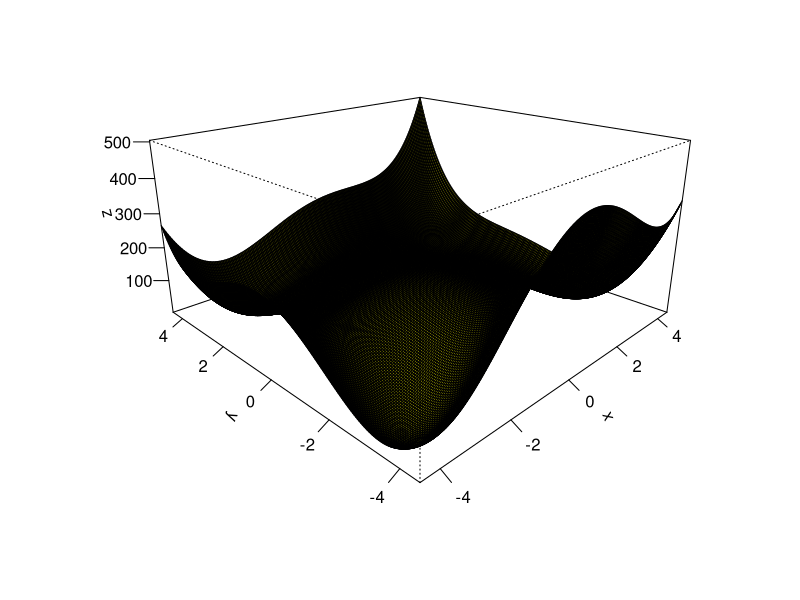
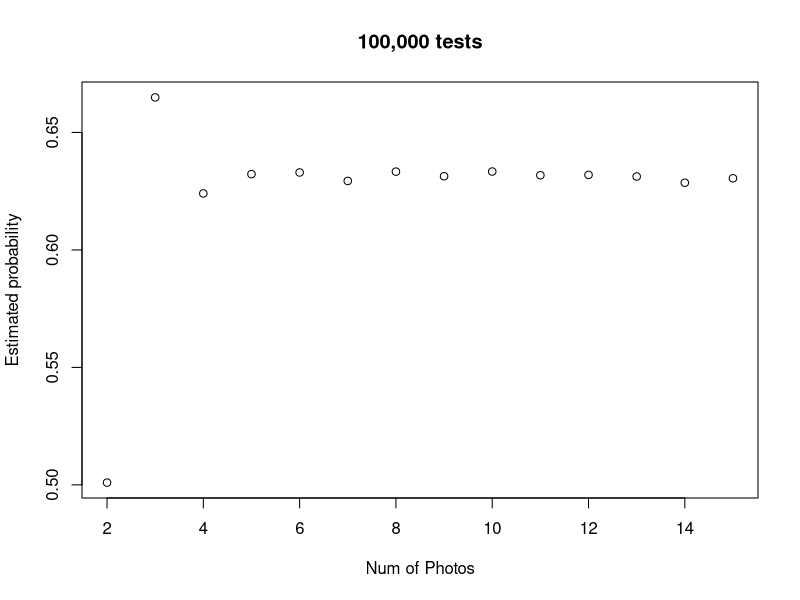

Reproduce these figures in R, in order. (Note: this script raises an error after producing the figures.)
####################Question 1############################
#Question 1
#Defining the Matrix
A<-matrix(c(3,-1,0,-1,0,-1,3,-1,3,-1,0,-1,3,1,0,-1,3,1,5,-1,0,-1,0,-1,1), nrow=5)

#defining function
choleskyDecompTrans <- function(m) {
  cRows <- nrow(m)
  cCols <- ncol(m)
  
  L = diag(0, cRows)
  
  for(i in 1:cRows) {
    
    for(k in 1:i) {
      
      sum <- 0
      
      for(j in 1:k)
        sum <- sum + L[j, i] * L[j, k]
      #if not diagonal 
      if(i == k)
        L[k, i] <- sqrt(m[i, i] - sum)
      #if diagonal
      if(k == k)
        L[k, i] <- (m[k, i] - sum) / L[k, k]
    }
  }
  return(t(L))
}

#Runs the function
choleskyDecompTrans(A)

####################Question 2############################
#Question 2 
#Singular value Decompostion
#the creation of matrix
Q2Matrix <- matrix(c(1,1,1,1,2,0,0,0),nrow = 4)
#Displaying original matrix
Q2Matrix
#using the svd function to show the singular values
sv <-svd(Q2Matrix)
#Displaying Singular values
sv
####################Question 3############################
#Question 3
####################Question 4############################
#Question 4
####################Question 5#############################
#Question 5
#Function plot - Plot the formula below
Question5F<-function(x,y,a,b) (x^2+y-11)^2+(x+y^2-7)^2
#defining the x,y and z of the measurements
x<-seq(-4.5,4.5,length.out = 200)
y<-seq(-4.5,4.5,length.out = 200)
z<-outer(x,y,Question5F,a=1,b=100)

#plotting the graph 
persp(x,y,z,theta =-45,phi=20,expand=0.5,col="yellow",shade =1,ticktype ="detailed",xlab ="x",ylab ="y",zlab="z")

#Writing the function so x,y is a vector
Question5FV<-function(vec) (vec[1]^2+vec[2]-11)^2+(vec[1]+vec[2]^2-7)^2


###################Finding the minimums###########################
#Minimum can be found based on value being 0 or so close to 0
#Based on plot there seems to be 4 dips representing each minimum is extracted here
#From plot minimum seems to be near x=-4,y=-4.
minimum1<- optim(c(-4,-4),Question5FV)$par
minimum1

#From plot minimum seems to be near x = 4, y= -3.5
minimum2 <- optim(c(4,-3.5),Question5FV)$par
minimum2

#From plot minimum seems to be near x = -3.5, y = 3.5
minimum3 <- optim(c(-3.5, 3.5),Question5FV)$par
minimum3

#From plot minimum seems to be near x = 3.5, y = 3.5
minimum4 <- optim(c(3.5,3.5),Question5FV,hessian = TRUE)$par
minimum4

####################Finding the Maximum points#####################
maximum1 <- optim(c(0,0),control=list(fnscale=-1),Question5FV)$par
maximum1

###################finding the saddle points######################
#Lets define the partial derivatives by plugging vec[1] and vec[2] instead of x and y
fx <- function(x,y,h=0.001){
  (Question5F(x+h,y) - Question5F(x,y))/h
}
fy <- function(x,y,h=0.001){
  (Question5F(x,y+h)-Question5F(x,y))/h
}


fxb <- function(vec){
  fx(vec[1],vec[2])
}
fyb <- function(vec){
  fy(vec[1],vec[2])
}

#call sumssq the function of the vector vec made of the sum of the squares
#of the two parial derivatives
sumssq <- function(vec){
  fxb(vec)^2+fyb(vec)^2
}

#Now we can find the coordinates of the saddle points through "optim".
#We do exactly the same thing for all three points, just changing the guess of their location. 
#according to the graph. 

saddle_point1 <- optim(c(-3.5,0),sumssq)$par
saddle_point1

saddle_point2 <- optim(c(0,-3.5),sumssq)$par
saddle_point2

saddle_point3 <- optim(c(0,2),sumssq)$par
saddle_point3

#creating a list of minimum points
minimum_list <- list(minimum1,minimum2,minimum3,minimum4)
#List of minimum points
minimum_list

#this represents the only maximum point in graph
maximum1

#list of saddle points
saddle_point_list <- list(saddle_point1,saddle_point2,saddle_point3)
#Print of saddle point list
saddle_point_list

####################Question 7#################################

#number of pictures inside of simulation

#variable to keep track of matched amount
totalNumberMatched <- 0


#function of pairing actors
pairActor <- function(secNumber, trials){
  #variable to track if match has taken place
  numOfMatches <- 0
  #looping through number of trials = 100,000
  for (t in 1:trials) {
    #variables storing the number of photos present in each sequance
    numberOfActors <- seq(1:secNumber)
    numberOfBabys <- sample(1:secNumber)
    
    #for loop comparing
    for(i in 1:secNumber){
      if(numberOfActors[i] == numberOfBabys[i])
      {
        #If match takes place, log
        numOfMatches = numOfMatches + 1
      }
    }
    #checking if matches have taken place
    if(numOfMatches != 0){
      #if any number of matches has taken place, track total number of matches
      totalNumberMatched = totalNumberMatched +1
      #Number of matches set to zero so tracking can take place
      numOfMatches = 0
    }
  }
 #print out the % of successful matches over the trials
  percentageSuccess <- totalNumberMatched/trials
  return(percentageSuccess)
}

#set the number of pictures present
nPictures <- seq(2,15)
#define the number of times the results will be collected
result <- seq(1,14)

#call the function 14 times storing the results each time,  
for(n in 1:14){
  result[n] <- pairActor(nPictures[n],100000)  
}

#forming a final plot so that it can be plotted againced the correct number of photos
finalPlot <- matrix(c(seq(2,15),result), nrow = 14)

#plotting the final results on graph
plot(finalPlot,main = "100,000 tests", xlab = "Num of Photos",ylab = "Estimated probability")

#Commenting done inside of submission document. 
#Discussing the reason probability stabilizes at 5+ photos


################################## Question 8 ##################################

#loading the images
face1.bmp <- read.bmp(file.choose())
face2.bmp <- read.bmp(file.choose())
face3.bmp <- read.bmp(file.choose())

#Working out the averages of the 3 faces and plot an image of it
#defining rotate function
rotate.m <- function(m) t(m)[,nrow(m):1]

#getting the average of the 3 face matrix
averOfFaces <- (face1.bmp+face2.bmp+face3.bmp)/3

#plotting image 1
image(rotate.m(face1.bmp),col = gray((0:255)/255),axes=F)
#plotting image 2
image(rotate.m(face2.bmp),col = gray((0:255)/255),axes=F)
#plotting image 3
image(rotate.m(face3.bmp),col = gray((0:255)/255),axes=F)

#Plotting the average of the 3 images
image(rotate.m(averOfFaces),col = gray((0:255)/255),axes=F)

#Plotting images of difference of each face from the average face on one figure.
#defining the difference between the original faces vs the average face
differnce1 <- face1.bmp - averOfFaces
differnce2 <- face2.bmp - averOfFaces
differnce3 <- face3.bmp - averOfFaces

par(mfrow = c(2,2))
#plotting image 1
image(rotate.m(differnce1),col = gray((0:255)/255),axes=F)
#plotting image 2
image(rotate.m(differnce2),col = gray((0:255)/255),axes=F)
#plotting image 3
image(rotate.m(differnce3),col = gray((0:255)/255),axes=F)

#Plotting the average of the 3 images
image(rotate.m(averOfFaces),col = gray((0:255)/255),axes=F)

#eigenfaces

#turn face matrix into there own vectors

face1Vector <-as.vector(face1.bmp)
face2Vector <-as.vector(face2.bmp)
face3Vector <-as.vector(face3.bmp)

#storing the vectors inside of a matrix
fullFaceMatrix <- MatrixofDiff <- cbind(as.vector(differnce1),as.vector(differnce2),as.vector(differnce3))

sv <- svd(fullFaceMatrix)

eigenFaces <- sv$u%*%diag(sv$d)%*%sv$v

par(mfrow = c(1,3))

#Printing the eigenfaces
image(matrix(eigenFaces[,1],nrow = 51,byrow = T),col = gray((0:255)/255),axes=F) 
image(matrix(eigenFaces[,2],nrow = 51,byrow = T),col = gray((0:255)/255),axes=F)
image(matrix(eigenFaces[,3],nrow = 51,byrow = T),col = gray((0:255)/255),axes=F)

###########################Question 9#########################

#define function that generates data from a binomial distribution
generateMeanData <-function(m,n){
  
  dataSets <- array(0,dim = c(n,n,m))
  
  bdData <- apply(dataSets,3,function(x) rbinom(n,size = 10,prob = 0.01))
  
}
#gets the mean from the generate data
meanOf20 <-apply(generateMeanData(10000,20),2,function(x) c(mean(x)))
meanOf100 <-apply(generateMeanData(10000,100),2,function(x) c(mean(x)))

#plot the histogram
par(mfrow = c(1,2))


hist(meanOf20)
hist(meanOf100)
